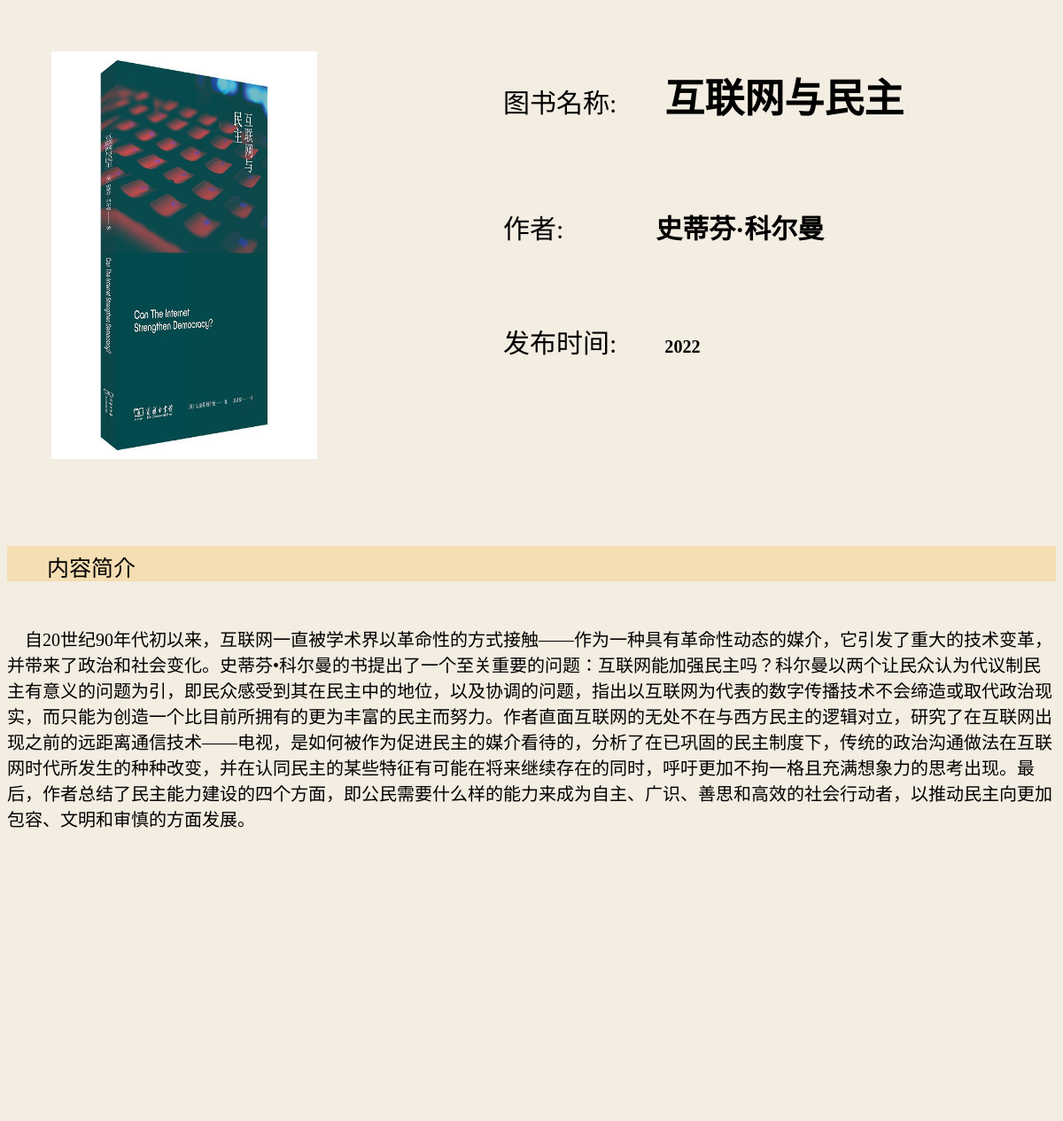
Page /ts.php?on=1&name=互联网与民主 on the committed database.
### tables this page shows
CREATE TABLE `tushu` (
  `id` int(255) NOT NULL AUTO_INCREMENT,
  `图书名称` varchar(255) DEFAULT NULL,
  `作者` varchar(255) DEFAULT NULL,
  `发布时间` varchar(255) DEFAULT NULL,
  `图书封面` varchar(255) DEFAULT NULL,
  `第一段` text,
  `第二段` text,
  `第三段` text,
  `第四段` text,
  PRIMARY KEY (`id`)
);

### ts.php (the view, shortened to what this page needs)
<!DOCTYPE html>
<html lang="en">
<head>
</head>
<body>
<div class="bj">
    <?php
        $tushu=@$_GET['name'];
        $servername='localhost';
        $username='root';
        $password='123456';
        $dbname='tsg';
        $con=new mysqli($servername,$username,$password,$dbname);
        $sql="SELECT * FROM tushu WHERE `图书名称`='$tushu'";
        $res=mysqli_query($con,$sql);
        while($row=mysqli_fetch_assoc($res))
        {
    ?>
        <div class="tp">
            <img src="tushu\<?php echo $row['图书封面'] ?>" alt="">
        </div>
        <div class="js">
            <ul class="tsmc">
                <li>图书名称:</li>
                <li><h2><?php echo $row['图书名称'] ?></h2> </li>
            </ul>
            <ul class="zz">
                <li>作者:</li>
                <li><h4><?php echo $row['作者'] ?></h4> </li>
            </ul>
            <ul class="fbsj">
                <li>发布时间:</li>
                <li><h6><?php echo $row['发布时间'] ?></h6> </li>
            </ul>
        </div>
        <div class="fgx">
           <span>内容简介</span>
        </div>
        <div class="jj">
            <li>&nbsp;&nbsp;&nbsp;&nbsp;<span><?php echo $row['第一段'];?> </span><br><br></li>
            <li>&nbsp;&nbsp;&nbsp;&nbsp;<span><?php echo $row['第二段'];?> </span><br><br></li>
            <li>&nbsp;&nbsp;&nbsp;&nbsp;<span><?php echo $row['第三段'];?> </span><br><br></li>
            <li>&nbsp;&nbsp;&nbsp;&nbsp;<span><?php echo $row['第四段'];?> </span><br><br></li>
        </div>
        <?php
            }
        ?>
</div>
</body>
</html>

### ts.php (style rules this page uses)
* { background-color: rgb(243, 237, 226); }
.bj { overflow-x: hidden; }
.tp img { position: relative; left: 50px; top: 50px; width: 300px; height: 460px; }
.js { position: relative; left: 370px; top: -450px; width: 800px; }
.tsmc li { position: relative; left: 150px; display: inline-block; font-size: 30px; text-align: right; padding-right: 50px; }
.zz li { position: relative; left: 150px; display: inline-block; font-size: 30px; margin-right:50px; padding-right: 50px; }
.fbsj li { position: relative; left: 150px; display: inline-block; font-size: 30px; text-align: right; padding-right: 50px; }
.fgx { background-color: wheat; position: relative; top: -300px; height: 40px; }
.fgx span { background-color: wheat; position: relative; font-size: 25px; top: 5px; left: 45px; }
.jj li { top: -250px; position: relative; display: inline-block; font-size: 20px; }

### rows in the picture
tushu: 图书封面 (picture), 图书名称 "互联网与民主", 作者 "史蒂芬·科尔曼", 发布时间 "2022", 第一段 "自20世纪90年代初以来，互联网一直被学术界以革命性的方式接触——作为一种具有革命性动态的媒介，它引发了重大的技术变革，并带来了政治和社会变化。史蒂芬•科尔曼的书提出了一个至关重要的问题：互联网能加强民主吗？科尔曼以两个让民众认为代议制民主有意义的问题为引，即民众感受到其在民主中的地位，以及协调的问题，指出以互联网为代表的数字传播技术不会缔造或取代政治现实，而只能为创造一个比目前所拥有的更为丰富的民主而努力。作者直面互联网的无处不在与西方民主的逻辑对立，研究了在互联网出现之前的远距离通信技术——电视，是如何被作为促进民主的媒介看待的，分析了在已巩固的民主制度下，传统的政治沟通做法在互联网时代所发生的种种改变，并在认同民主的某些特征有可能在将来继续存在的同时，呼吁更加不拘一格且充满想象力的思考出现。最后，作者总结了民主能力建设的四个方面，即公民需要什么样的能力来成为自主、广识、善思和高效的社会行动者，以推动民主向更加包容、文明和审慎的方面发展。"
